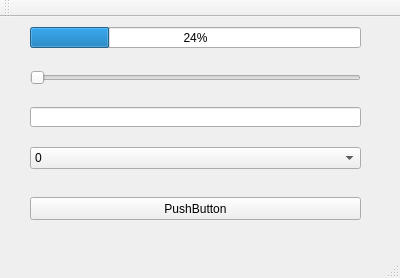
<?xml version="1.0" encoding="UTF-8"?>
<ui version="4.0">
 <class>MainWindow</class>
 <widget class="QMainWindow" name="MainWindow">
  <property name="geometry">
   <rect>
    <x>0</x>
    <y>0</y>
    <width>400</width>
    <height>278</height>
   </rect>
  </property>
  <property name="windowTitle">
   <string>MainWindow</string>
  </property>
  <widget class="QWidget" name="centralWidget">
   <widget class="QProgressBar" name="progressBar">
    <property name="geometry">
     <rect>
      <x>30</x>
      <y>10</y>
      <width>331</width>
      <height>21</height>
     </rect>
    </property>
    <property name="value">
     <number>24</number>
    </property>
   </widget>
   <widget class="myslider" name="horizontalSlider">
    <property name="geometry">
     <rect>
      <x>30</x>
      <y>50</y>
      <width>331</width>
      <height>22</height>
     </rect>
    </property>
    <property name="orientation">
     <enum>Qt::Horizontal</enum>
    </property>
   </widget>
   <widget class="mylineedit" name="lineEdit">
    <property name="geometry">
     <rect>
      <x>30</x>
      <y>90</y>
      <width>331</width>
      <height>20</height>
     </rect>
    </property>
   </widget>
   <widget class="mycombobox" name="comboBox">
    <property name="geometry">
     <rect>
      <x>30</x>
      <y>130</y>
      <width>331</width>
      <height>22</height>
     </rect>
    </property>
    <item>
     <property name="text">
      <string>0</string>
     </property>
    </item>
    <item>
     <property name="text">
      <string>50</string>
     </property>
    </item>
    <item>
     <property name="text">
      <string>100</string>
     </property>
    </item>
   </widget>
   <widget class="resetbutton" name="pushButton">
    <property name="geometry">
     <rect>
      <x>30</x>
      <y>180</y>
      <width>331</width>
      <height>23</height>
     </rect>
    </property>
    <property name="text">
     <string>PushButton</string>
    </property>
   </widget>
  </widget>
  <widget class="QMenuBar" name="menuBar">
   <property name="geometry">
    <rect>
     <x>0</x>
     <y>0</y>
     <width>400</width>
     <height>21</height>
    </rect>
   </property>
  </widget>
  <widget class="QToolBar" name="mainToolBar">
   <attribute name="toolBarArea">
    <enum>TopToolBarArea</enum>
   </attribute>
   <attribute name="toolBarBreak">
    <bool>false</bool>
   </attribute>
  </widget>
  <widget class="QStatusBar" name="statusBar"/>
 </widget>
 <layoutdefault spacing="6" margin="11"/>
 <customwidgets>
  <customwidget>
   <class>myslider</class>
   <extends>QSlider</extends>
   <header location="global">myslider.h</header>
  </customwidget>
  <customwidget>
   <class>mycombobox</class>
   <extends>QComboBox</extends>
   <header location="global">mycombobox.h</header>
  </customwidget>
  <customwidget>
   <class>resetbutton</class>
   <extends>QPushButton</extends>
   <header location="global">resetbutton.h</header>
  </customwidget>
  <customwidget>
   <class>mylineedit</class>
   <extends>QLineEdit</extends>
   <header location="global">mylineedit.h</header>
  </customwidget>
 </customwidgets>
 <resources/>
 <connections/>
</ui>
